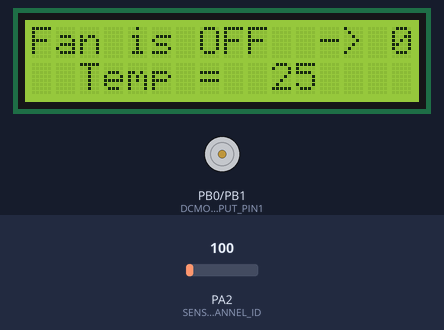
Simulated run of this program. Board: ATmega32, built with avr-gcc and emulated at 1 MHz. Shown: 16×2 character LCD, motor-driver pin pairs drawn as motors (green arrow = first pin HIGH = forward, orange = second pin HIGH = backward, longer = more drive, scaled by the enable pin). Wiring (inferred from the names in the program): character LCD (HD44780): RS PD0; E PD2; data PC0, PC1, PC2, PC3, PC4, PC5, PC6, PC7. Inputs (shaded band) come from the test bench; at power-on: PA2 (SENSOR_CHANNEL_ID) = 100.

Above: at 1.2 s.
1.3 s: PA2 (SENSOR_CHANNEL_ID) set to 112
At 1.8 s:
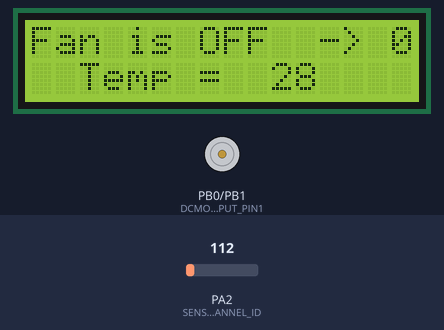
2.8 s: PA2 (SENSOR_CHANNEL_ID) set to 125
At 3.3 s:
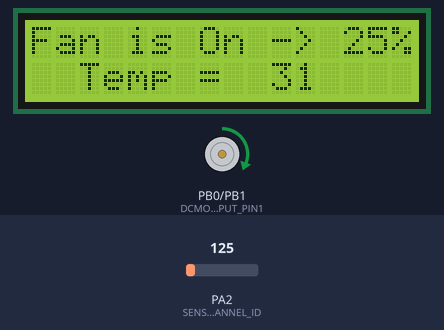
4.4 s: PA2 (SENSOR_CHANNEL_ID) set to 227
At 5.1 s:
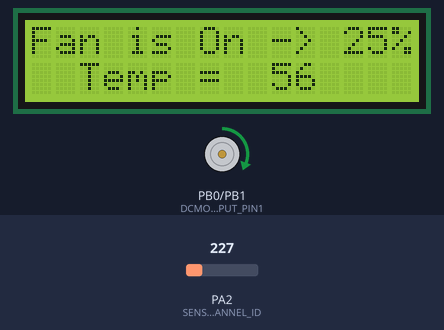
5.9 s: PA2 (SENSOR_CHANNEL_ID) set to 246
At 6.4 s:
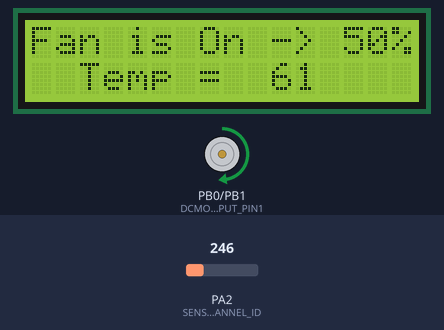
Timing chart, 0 to 8.5 s (numbered marks = the images above; inputs shaded):
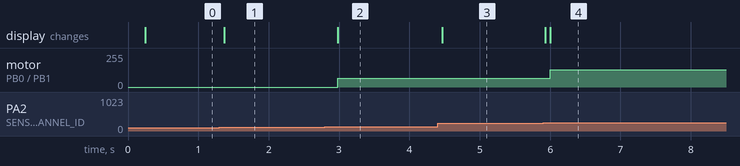

The program:

main.c
```c
#include "lm35_sensor.h"
#include"LCD.h"
#include "ADC.h"
#include "DcMotor.h"


int main(void)
{
	ADC_ConfigType ADC_Configurations = {Vint,F_CPU_8};

	uint8 temp;
	LCD_init(); /* initialize LCD driver */
	ADC_init(&ADC_Configurations); /* initialize ADC driver */
	DcMotor_Init();


	LCD_displayString("Fan is ");
	/* Display this string "ADC Value = " only once on LCD at the second row */
	LCD_moveCursor(1,0);
	LCD_displayString("  Temp = ");

	while(1)
	{
		LCD_moveCursor(1,10);

		temp=LM35_getTemperature();

		if(temp >= 100)
		{
			LCD_intgerToString(temp);
		}
		else
		{
			LCD_intgerToString(temp);
			/* In case the digital value is two or one digits print space in the next digit place */
			LCD_displayString("  ");
		}
		LCD_moveCursor(0,7);
		if(temp >= 120)
		{
			LCD_displayString("On");
			LCD_displayString(" ->100%");
			DcMotor_Rotate(CW,Fourth_Speed);
		}
		else if(temp >= 90)
		{
			LCD_displayString("On");
			LCD_displayString(" -> 75%");
			DcMotor_Rotate(CW,Third_Speed);
		}
		else if(temp >= 60)
		{
			LCD_displayString("On");
			LCD_displayString(" -> 50%");
			DcMotor_Rotate(CW,Second_Speed);
		}
		else if(temp >= 30)
		{
			LCD_displayString("On");
			LCD_displayString(" -> 25%");
			DcMotor_Rotate(CW,First_Speed);
		}
		else
		{
			LCD_displayString("OFF");
			LCD_displayString("  -> 0% ");
			DcMotor_Rotate(Stop,No_Speed);
		}

	}

}
```

ADC.c
```c
/******************************************************************************
 *
 * Module: LCD
 *
 * File Name: ADC.h
 *
 * Description: Source file for the ADC driver
 *
 * Author: Omar Talaat
 *
 *******************************************************************************/

#include "ADC.h"
#include <avr/interrupt.h> /* For ADC ISR */
#include "common_macros.h" /* To use the macros like SET_BIT */
#include "avr/io.h" /* To use the IO Ports Registers */

/*
 * Description :
 * Initiate the ADC
 */
void ADC_init(const ADC_ConfigType * Config_Ptr)
{

	/* Adjust Vref of ADC
	 * REFS0=0 , REFS1=0
	 */
	/* Right adjust the result
	 * ADLAR=0
	 */
	/* Select channel zero initially
	 * MUX0-4=0
	 */
	ADMUX=0;
	ADMUX|=((Config_Ptr->ref_volt)<<6);


	/*
	 * Enable ADC
	 * ADEN=1
	 */

	/*
	 * Choose ADC Freq to Config_Ptr->prescaler
	 */
	ADCSRA=(1<<ADEN)|Config_Ptr->prescaler;

}


/*
 * Description :
 * Start the conversion and interrupt will get the result
 */
uint16 ADC_readChannel(uint8 ch_num)
{
	/* Select channel */
	ADMUX=((ADMUX&0xE0)|(ch_num&0x07));

	/* Start Conversion */
	ADCSRA|=(1<<ADSC);
	SET_BIT(ADCSRA,ADSC);
	while(BIT_IS_CLEAR(ADCSRA,ADIF)); /* Wait for conversion to complete, ADIF becomes '1' */
	SET_BIT(ADCSRA,ADIF); /* Clear ADIF by write '1' to it :) */
	return ADC; /* Read the digital value from the data register */
}
```

ADC.h
```c
/******************************************************************************
 *
 * Module: LCD
 *
 * File Name: ADC.h
 *
 * Description: Header file for the ADC driver
 *
 * Author: Omar Talaat
 *
 *******************************************************************************/

#ifndef ADC_H_
#define ADC_H_

#include "std_types.h"

/*******************************************************************************
 *                                Definitions                                  *
 *******************************************************************************/

#define ADC_MAXIMUM_VALUE    1023
#define ADC_REF_VOLT_VALUE   2.56

/*******************************************************************************
 *                              Types Declaration                              *
 *******************************************************************************/

typedef enum{
	Vref,
	Vcc,
	Vint=3
}ADC_ReferenceVolatge;

typedef enum{
	F_CPU_2=2,
	F_CPU_4=4,
	F_CPU_8=8,
	F_CPU_16=16,
	F_CPU_32=32,
	F_CPU_64=64,
	F_CPU_128=128
}ADC_Prescaler;

typedef struct{
	ADC_ReferenceVolatge ref_volt;
	ADC_Prescaler prescaler;
}ADC_ConfigType;

/*******************************************************************************
 *                              Functions Prototypes                           *
 *******************************************************************************/

/*
 * Description :
 * Initiate the ADC
 */
void ADC_init(const ADC_ConfigType * Config_Ptr);


/*
 * Description :
 * Start the conversion and interrupt will get the result
 */
uint16 ADC_readChannel(uint8 ch_num);


#endif /* ADC_H_ */
```

DcMotor.c
```c
/******************************************************************************
 *
 * Module: DcMotor
 *
 * File Name: DcMotor.c
 *
 * Description: Source file for the DC Motor driver
 *
 * Author: Omar Talaat
 *
 *******************************************************************************/

#include "DcMotor.h"
#include "gpio.h"
#include "PWM.h"
#include "common_macros.h" /* To use the macros like SET_BIT */


/* Description
 * The Function responsible for setup the direction for the two motor pins through the GPIO driver.
 * Stop the DC-Motor at the beginning through the GPIO driver.
 */
void DcMotor_Init(void)
{
	/* Set Enable pin direction as Output */
	GPIO_setupPinDirection(DCMOTOR_ENABLE_PORT, DCMOTOR_ENABLE_PIN, PIN_OUTPUT);

	/* Set Output pins direction as Output */
	GPIO_setupPinDirection(DCMOTOR_OUTPUT_PORT, DCMOTOR_OUTPUT_PIN1, PIN_OUTPUT);
	GPIO_setupPinDirection(DCMOTOR_OUTPUT_PORT, DCMOTOR_OUTPUT_PIN2, PIN_OUTPUT);

	/* Stop the DC-Motor at the beginning */
	GPIO_writePin(DCMOTOR_OUTPUT_PORT, DCMOTOR_OUTPUT_PIN1, LOGIC_LOW);
	GPIO_writePin(DCMOTOR_OUTPUT_PORT, DCMOTOR_OUTPUT_PIN2, LOGIC_LOW);

}

/* Description
 * The function responsible for rotate the DC Motor CW/ or A-CW or stop the motor based on the state input state value.
 * Send the required duty cycle to the PWM driver based on the required speed value.
 */
void DcMotor_Rotate(DcMotor_State state,DCMotor_Speed speed)
{
	switch(speed)
		{
		case(0):
		{
			PWM_Timer0_Start(DCMOTOR_SPEED_0);
			break;
		}
		case(1):
		{
			PWM_Timer0_Start(DCMOTOR_SPEED_25);
			break;
		}
		case(2):
		{
			PWM_Timer0_Start(DCMOTOR_SPEED_50);
			break;
		}
		case(3):
		{
			PWM_Timer0_Start(DCMOTOR_SPEED_75);
			break;
		}
		case(4):
		{
			PWM_Timer0_Start(DCMOTOR_SPEED_100);
			break;
		}
		}

	switch(state)
	{
	case(0):
	{
		GPIO_writePin(DCMOTOR_OUTPUT_PORT, DCMOTOR_OUTPUT_PIN1, LOGIC_LOW);
		GPIO_writePin(DCMOTOR_OUTPUT_PORT, DCMOTOR_OUTPUT_PIN2, LOGIC_LOW);
		break;
	}
	case(1):
	{
		GPIO_writePin(DCMOTOR_OUTPUT_PORT, DCMOTOR_OUTPUT_PIN1, LOGIC_HIGH);
		GPIO_writePin(DCMOTOR_OUTPUT_PORT, DCMOTOR_OUTPUT_PIN2, LOGIC_LOW);
		break;
	}
	case(2):
	{
		GPIO_writePin(DCMOTOR_OUTPUT_PORT, DCMOTOR_OUTPUT_PIN1, LOGIC_LOW);
		GPIO_writePin(DCMOTOR_OUTPUT_PORT, DCMOTOR_OUTPUT_PIN2, LOGIC_HIGH);
		break;
	}
	}
}
```

DcMotor.h
```c
/******************************************************************************
 *
 * Module: DcMotor
 *
 * File Name: DcMotor.h
 *
 * Description: Header file for the DC Motor driver
 *
 * Author: Omar Talaat
 *
 *******************************************************************************/

#ifndef DCMOTOR_H_
#define DCMOTOR_H_

#include "std_types.h"


/*******************************************************************************
 *                                Definitions                                  *
 *******************************************************************************/

#define DCMOTOR_ENABLE_PORT PORTB_ID
#define DCMOTOR_ENABLE_PIN PIN3_ID

#define DCMOTOR_OUTPUT_PORT PORTB_ID
#define DCMOTOR_OUTPUT_PIN1 PIN0_ID
#define DCMOTOR_OUTPUT_PIN2 PIN1_ID

#define DCMOTOR_SPEED_0 0
#define DCMOTOR_SPEED_25 64
#define DCMOTOR_SPEED_50 128
#define DCMOTOR_SPEED_75 192
#define DCMOTOR_SPEED_100 255

/*******************************************************************************
 *                              Types Declaration                              *
 *******************************************************************************/
typedef enum{
	Stop,
	CW,
	A_CW
}DcMotor_State;

typedef enum{
	No_Speed,
	First_Speed,
	Second_Speed,
	Third_Speed,
	Fourth_Speed
}DCMotor_Speed;

/*******************************************************************************
 *                              Functions Prototypes                           *
 *******************************************************************************/

/* Description
 * The Function responsible for setup the direction for the two motor pins through the GPIO driver.
 * Stop at the DC-Motor at the beginning through the GPIO driver.
 */
void DcMotor_Init(void);

/* Description
 * The function responsible for rotate the DC Motor CW/ or A-CW or stop the motor based on the state input state value.
 * Send the required duty cycle to the PWM driver based on the required speed value.
 */
void DcMotor_Rotate(DcMotor_State state,DCMotor_Speed speed);


#endif /* DCMOTOR_H_ */
```

PWM.c
```c
/******************************************************************************
 *
 * Module: PWM
 *
 * File Name: PWM.c
 *
 * Description: Source file for the PWM driver
 *
 * Author: Omar Talaat
 *
 *******************************************************************************/

#include "PWM.h"
#include "gpio.h"
#include "avr/io.h"


/* Description
 * The function responsible for trigger the Timer0 with the PWM Mode.
 * Setup the PWM mode with Non-Inverting.
 * Setup the prescaler with F_CPU/8.
 * Setup the compare value based on the required input duty cycle
 * Setup the direction for OC0 as output pin through the GPIO driver.
 * The generated PWM signal frequency will be 500Hz to control the DC Motor speed.
 */
void PWM_Timer0_Start(uint8 duty_cycle)
{
	TCNT0 = 0; //Set Timer Initial value


	OCR0  = duty_cycle; // Set Compare Value

	/* Configure timer control register
	 * 1. Fast PWM mode FOC0=0
	 * 2. Fast PWM Mode WGM01=1 & WGM00=1
	 * 3. Clear OC0 when match occurs (non inverted mode) COM00=0 & COM01=1
	 * 4. clock = F_CPU/8 CS00=0 CS01=1 CS02=0
	 */
	TCCR0 = (1<<WGM00) | (1<<WGM01) | (1<<COM01) | (1<<CS01);
}
```

PWM.h
```c
/******************************************************************************
 *
 * Module: PWM
 *
 * File Name: PWM.h
 *
 * Description: Header file for the PWM driver
 *
 * Author: Omar Talaat
 *
 *******************************************************************************/

#ifndef PWM_H_
#define PWM_H_


#include "std_types.h"

/*******************************************************************************
 *                              Functions Prototypes                           *
 *******************************************************************************/

/* Description
 * The function responsible for trigger the Timer0 with the PWM Mode.
 * Setup the PWM mode with Non-Inverting.
 * Setup the prescaler with F_CPU/8.
 * Setup the compare value based on the required input duty cycle
 * Setup the direction for OC0 as output pin through the GPIO driver.
 * The generated PWM signal frequency will be 500Hz to control the DC Motor speed.
 */
void PWM_Timer0_Start(uint8 duty_cycle);

#endif /* PWM_H_ */
```

lm35_sensor.c
```c
 /******************************************************************************
 *
 * Module: Temperature Sensor
 *
 * File Name: lm35_sensor.h
 *
 * Description: source file for the LM35 Temperature Sensor driver
 *
 * Author: Mohamed Tarek
 *
 *******************************************************************************/

#include <util/delay.h> /* For the delay functions */
#include "lm35_sensor.h"
#include "adc.h"

/*
 * Description :
 * Function responsible for calculate the temperature from the ADC digital value.
 */
uint8 LM35_getTemperature(void)
{
	uint8 temp_value = 0;
	uint16 ADC_reading=0;
	/* Read ADC channel where the temperature sensor is connected */
	ADC_reading=ADC_readChannel(SENSOR_CHANNEL_ID);

	/* Make delay for some time until g_adcResult value is updated with the ADC interrupt */
	_delay_ms(5);

	/* Calculate the temperature from the ADC value*/
	temp_value = (uint8)(((uint32)ADC_reading*SENSOR_MAX_TEMPERATURE*ADC_REF_VOLT_VALUE)/(ADC_MAXIMUM_VALUE*SENSOR_MAX_VOLT_VALUE));

	return temp_value;
}
```

lm35_sensor.h
```c
 /******************************************************************************
 *
 * Module: Temperature Sensor
 *
 * File Name: lm35_sensor.h
 *
 * Description: header file for the LM35 Temperature Sensor driver
 *
 * Author: Mohamed Tarek
 *
 *******************************************************************************/

#ifndef LM35_SENSOR_H_
#define LM35_SENSOR_H_

#include "std_types.h"

/*******************************************************************************
 *                                Definitions                                  *
 *******************************************************************************/

#define SENSOR_CHANNEL_ID         2
#define SENSOR_MAX_VOLT_VALUE     1.5
#define SENSOR_MAX_TEMPERATURE    150

/*******************************************************************************
 *                      Functions Prototypes                                   *
 *******************************************************************************/

/*
 * Description :
 * Function responsible for calculate the temperature from the ADC digital value.
 */
uint8 LM35_getTemperature(void);

#endif /* LM35_SENSOR_H_ */
```

LCD.h
```c
 /******************************************************************************
 *
 * Module: LCD
 *
 * File Name: lcd.h
 *
 * Description: Header file for the LCD driver
 *
 * Author: Mohamed Tarek
 *
 *******************************************************************************/

#ifndef LCD_H_
#define LCD_H_

#include "std_types.h"

/*******************************************************************************
 *                                Definitions                                  *
 *******************************************************************************/

/* LCD Data bits mode configuration, its value should be 4 or 8*/
#define LCD_DATA_BITS_MODE 8

#if((LCD_DATA_BITS_MODE != 4) && (LCD_DATA_BITS_MODE != 8))

#error "Number of Data bits should be equal to 4 or 8"

#endif

/* LCD HW Ports and Pins Ids */
#define LCD_RS_PORT_ID                 PORTD_ID
#define LCD_RS_PIN_ID                  PIN0_ID

#define LCD_E_PORT_ID                  PORTD_ID
#define LCD_E_PIN_ID                   PIN2_ID

#define LCD_DATA_PORT_ID               PORTC_ID

#if (LCD_DATA_BITS_MODE == 4)

#define LCD_DB4_PIN_ID                 PIN3_ID
#define LCD_DB5_PIN_ID                 PIN4_ID
#define LCD_DB6_PIN_ID                 PIN5_ID
#define LCD_DB7_PIN_ID                 PIN6_ID

#endif

/* LCD Commands */
#define LCD_CLEAR_COMMAND                    0x01
#define LCD_GO_TO_HOME                       0x02
#define LCD_TWO_LINES_EIGHT_BITS_MODE        0x38
#define LCD_TWO_LINES_FOUR_BITS_MODE         0x28
#define LCD_TWO_LINES_FOUR_BITS_MODE_INIT1   0x33
#define LCD_TWO_LINES_FOUR_BITS_MODE_INIT2   0x32
#define LCD_CURSOR_OFF                       0x0C
#define LCD_CURSOR_ON                        0x0E
#define LCD_SET_CURSOR_LOCATION              0x80

/*******************************************************************************
 *                      Functions Prototypes                                   *
 *******************************************************************************/

/*
 * Description :
 * Initialize the LCD:
 * 1. Setup the LCD pins directions by use the GPIO driver.
 * 2. Setup the LCD Data Mode 4-bits or 8-bits.
 */
void LCD_init(void);

/*
 * Description :
 * Send the required command to the screen
 */
void LCD_sendCommand(uint8 command);

/*
 * Description :
 * Display the required character on the screen
 */
void LCD_displayCharacter(uint8 data);

/*
 * Description :
 * Display the required string on the screen
 */
void LCD_displayString(const char *Str);

/*
 * Description :
 * Move the cursor to a specified row and column index on the screen
 */
void LCD_moveCursor(uint8 row,uint8 col);

/*
 * Description :
 * Display the required string in a specified row and column index on the screen
 */
void LCD_displayStringRowColumn(uint8 row,uint8 col,const char *Str);

/*
 * Description :
 * Display the required decimal value on the screen
 */
void LCD_intgerToString(int data);

/*
 * Description :
 * Send the clear screen command
 */
void LCD_clearScreen(void);

#endif /* LCD_H_ */
```

common_macros.h
```c
 /******************************************************************************
 *
 * Module: Common - Macros
 *
 * File Name: Common_Macros.h
 *
 * Description: Commonly used Macros
 *
 * Author: Mohamed Tarek
 *
 *******************************************************************************/

#ifndef COMMON_MACROS
#define COMMON_MACROS

/* Set a certain bit in any register */
#define SET_BIT(REG,BIT) (REG|=(1<<BIT))

/* Clear a certain bit in any register */
#define CLEAR_BIT(REG,BIT) (REG&=(~(1<<BIT)))

/* Toggle a certain bit in any register */
#define TOGGLE_BIT(REG,BIT) (REG^=(1<<BIT))

/* Rotate right the register value with specific number of rotates */
#define ROR(REG,num) ( REG= (REG>>num) | (REG<<(8-num)) )

/* Rotate left the register value with specific number of rotates */
#define ROL(REG,num) ( REG= (REG<<num) | (REG>>(8-num)) )

/* Check if a specific bit is set in any register and return true if yes */
#define BIT_IS_SET(REG,BIT) ( REG & (1<<BIT) )

/* Check if a specific bit is cleared in any register and return true if yes */
#define BIT_IS_CLEAR(REG,BIT) ( !(REG & (1<<BIT)) )

#define GET_BIT(REG,BIT) (((REG)&(1<<BIT))>>BIT)

#endif
```

Source omitted: LCD.c (7397 bytes), gpio.c (5659 bytes), gpio.h (3571 bytes), std_types.h (1403 bytes)

Measured:
- the behaviour switches between 119 and 120 on PA2 (SENSOR_CHANNEL_ID) (found by bisection; images 1 and 2)
- the behaviour switches between 239 and 240 on PA2 (SENSOR_CHANNEL_ID) (found by bisection; images 3 and 4)
- after the input at 1.3 s, the display: changes after 0.07 s (image 1)
- after the input at 2.8 s, motor on PB0 (DCMOTOR_OUTPUT_PIN1) / PB1 (DCMOTOR_OUTPUT_PIN2): stopped → forward 64/255 after 0.18 s; the display: changes after 0.18 s (image 2)
- after the input at 4.4 s, the display: changes after 0.06 s (image 3)
- after the input at 5.9 s, motor on PB0 (DCMOTOR_OUTPUT_PIN1) / PB1 (DCMOTOR_OUTPUT_PIN2): forward 64/255 → forward 128/255 after 0.10 s; the display: first changes at once (image 4 shows a later state)
